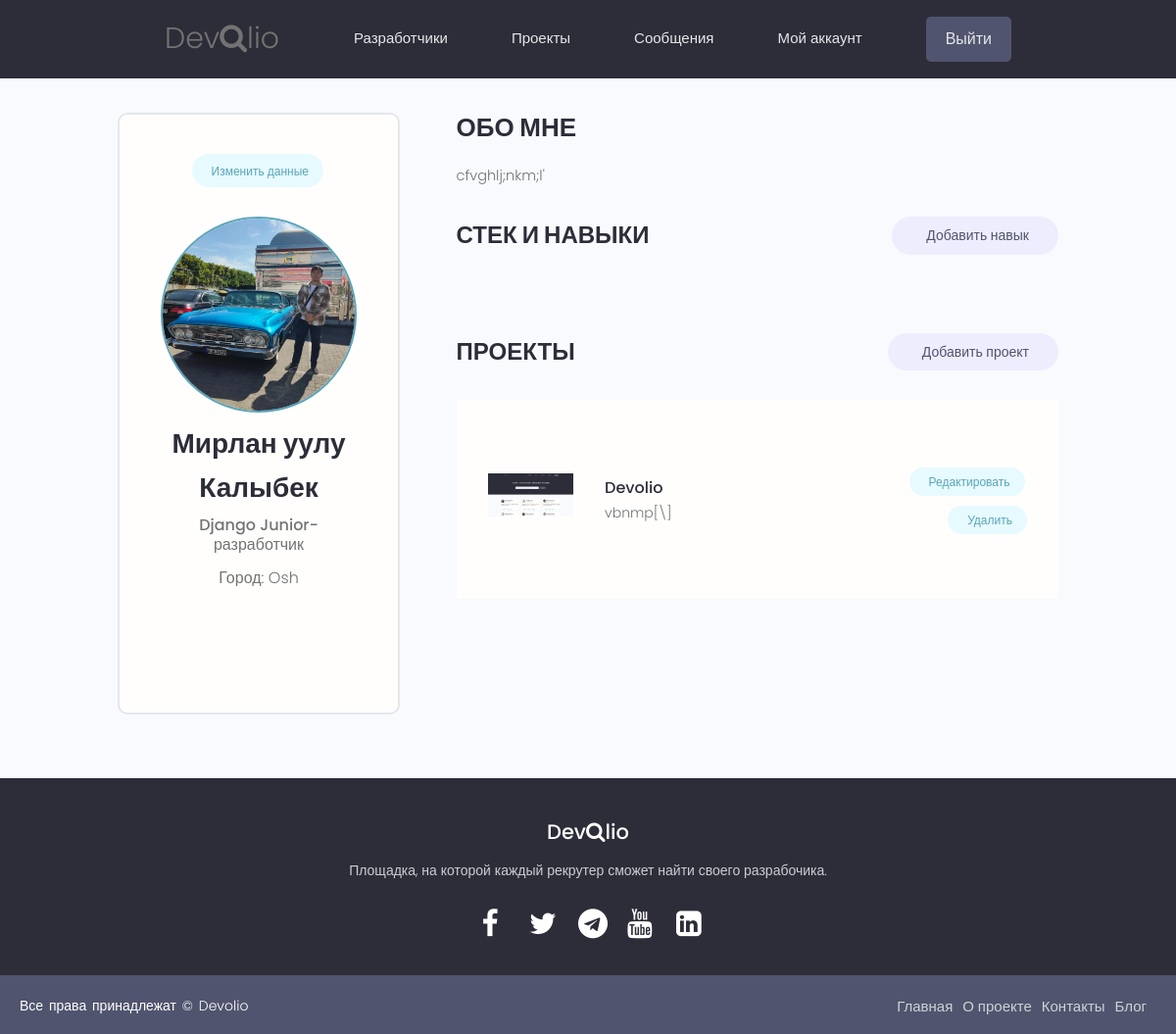
Page /account/ (signed in) on the committed database.
### users/models.py (models this page shows, shortened)
class Profile(models.Model):
    user = models.OneToOneField(
        User, on_delete=models.CASCADE, null=True, blank=True)
    name = models.CharField(max_length=50, blank=True, null=True)
    email = models.EmailField(max_length=50, blank=True, null=True)
    username = models.CharField(max_length=50, blank=True, null=True)
    city = models.CharField(max_length=50, blank=True, null=True)
    intro = models.CharField(max_length=200, blank=True, null=True)
    bio = models.TextField(blank=True, null=True)
    image = models.ImageField(
        null=True, blank=True, upload_to='profile_images', default="profile_images/default.jpg")
    skills = models.ManyToManyField(Skill, blank=True)
    github = models.CharField(max_length=100, blank=True, null=True)
    twitter = models.CharField(max_length=100, blank=True, null=True)
    linkedin = models.CharField(max_length=100, blank=True, null=True)
    youtube = models.CharField(max_length=100, blank=True, null=True)
    instagram = models.CharField(max_length=100, blank=True, null=True)
    whatsapp = models.CharField(max_length=100, blank=True, null=True)
    website = models.CharField(max_length=100, blank=True, null=True)
    created = models.DateTimeField(auto_now_add=True)
    id = models.UUIDField(default=uuid.uuid4, unique=True,
                          primary_key=True, editable=False)
    class Meta:
        ordering = ['created']

### projects/models.py (models this page shows, shortened)
class Project(models.Model):
    owner = models.ForeignKey(
        Profile, null=True, blank=True, on_delete=models.CASCADE)
    title = models.CharField(max_length=100)
    slug = models.SlugField()
    image = models.ImageField(null=True, blank=True, default="project_images/default.jpg", upload_to='project_images')
    description = models.TextField(null=True, blank=True)
    tags = models.ManyToManyField(Tag, blank=True)
    total_votes = models.IntegerField(default=0, null=True, blank=True)
    votes_ratio = models.IntegerField(default=0, null=True, blank=True)
    demo_link = models.CharField(max_length=500, null=True, blank=True)
    source_link = models.CharField(max_length=500, null=True, blank=True)
    created = models.DateTimeField(auto_now_add=True)
    id = models.UUIDField(default=uuid.uuid4, unique=True, primary_key=True, editable=False)

### users/views.py (the view)
# urls.py: path('account/', views.userAccount, name="account"),
@login_required(login_url='login')
def userAccount(request):
    profile = request.user.profile
    skills = profile.skills.all()
    projects = profile.project_set.all()
    context = {'profile': profile, 'skills': skills, 'projects': projects}
    return render(request, 'users/account.html', context)

### users/templates/users/account.html (shortened to what this page needs)
{% extends 'base.html' %}
{% block content %}
<main class="settingsPage profile my-md">
  <div class="container">
    <div class="layout">
      <div class="column column--1of3">
        <div class="card text-center">
          <div class="card__body dev">
            <a class="tag tag--pill tag--main settings__btn" href="{% url 'edit-account' %}">
              Изменить данные</a>
            <img class="avatar avatar--xl dev__avatar" src="{{ profile.image.url }}" />
            <h2 class="dev__name">{{ profile.name  }}</h2>
            <p class="dev__title">{{ profile.intro }}</p>
            <p class="dev__location">Город: {{ profile.city }}</p>
            <ul class="dev__social">
            </ul>
          </div>
        </div>
      </div>
      <div class="column column--2of3">
        <div class="devInfo">
          <h3 class="devInfo__title">Обо мне</h3>
          <p class="devInfo__about">{{ profile.bio }}</p>
        </div>
        <div class="settings">
          <h3 class="settings__title">Стек и навыки</h3>
          <a class="tag tag--pill tag--sub settings__btn tag--lg" href="{% url 'create-skill' %}"> Добавить навык</a>
        </div>
        <div class="settings">
          <h3 class="settings__title">Проекты</h3>
          <a class="tag tag--pill tag--sub settings__btn tag--lg" href="{% url 'create-project' %}"> Добавить проект</a>
        </div>
        <table class="settings__table">
          {% for project in projects %}
          <tr>
            <td class="settings__thumbnail">
              <a href="{% url 'project' project.id %}"><img src="{{ project.image.url }}" alt="скриншот проекта" /></a>
            </td>
            <td class="settings__tableInfo">
              <a href="{% url 'project' project.slug %}">{{project.title}}</a>
              <p>{{project.description|slice:"150"}}</p>
            </td>
            <td class="settings__tableActions">
              <a class="tag tag--pill tag--main settings__btn" href="{% url 'update-project' project.id %}"> Редактировать</a>
              <a class="tag tag--pill tag--main settings__btn"
                href="{% url 'delete-project'  project.id %}?next=/account">
                Удалить</a>
            </td>
          </tr>
          {% endfor %}
        </table>
      </div>
    </div>
  </div>
</main>
{% endblock %}

### static/styles/main.css (style rules this page uses)
* { margin: 0; padding: 0; box-sizing: border-box; }
:root { --color-sub: #2d2d39; }
.card { border: 2px solid var(--color-light); }
img { width: 100%; }
.profile .card > .dev { padding: 4rem; }
.dev__avatar { display: block; margin: auto; }
.dev__name { color: var(--color-sub); font-size: 2.8rem; font-weight: 700; margin-top: 1rem; margin-bottom: 0.5rem; }
.dev__title { font-size: 1.6rem; font-weight: 500; line-height: 1.3; }
.dev__location { margin-top: 1rem; }
.dev__social { margin: 3rem 0; list-style: none; display: flex; justify-content: center; gap: 1.5rem; }
.devInfo { margin-bottom: 3rem; }
.devInfo__title, .devInfo__subtitle { font-size: 2.6rem; color: var(--color-sub); text-transform: uppercase; font-weight: 700; margin-bottom: 1.5rem; }
.devInfo__about, .devSkill__info { font-size: 1.45rem; line-height: 1.7; text-align: justify; }
.settingsPage .dev > .settings__btn { display: inline-block; margin-bottom: 3rem; }
.settings { display: flex; justify-content: space-between; align-items: center; }
.settings__title { font-size: 2.4rem; text-transform: uppercase; font-weight: 700; color: var(--color-sub); }
.settings__table { margin-top: 3rem; margin-bottom: 5rem; padding: 0 3rem; background: var(--color-white); }
.settings__table tr { width: 100%; }
.settings__table tr > td { padding: 2rem 0; }
.settings__thumbnail { width: 23%; min-width: 10rem; }
.settings__thumbnail img { padding-right: 3rem; height: 15rem; object-fit: contain; }
.settings__tableInfo { width: 100%; }
.settings__tableInfo h4, .settings__tableInfo a { padding-right: 1rem; width: auto; font-size: 1.6rem; font-weight: 500; color: var(--color-sub); }
.settings__tableInfo p { font-size: 1.4rem; }
.settings__tableActions { text-align: right; }

### static/uikit/styles/modules/_variables.css (style rules this page uses)
:root { --color-main: #5aa5b9; --color-main-light: #e6faff; --color-sub: #3f4156; --color-sub-light: #51546e; --color-sub-lighter: #ededfd; --color-text: #737373; --color-gray: #8b8b8b; --color-light: #e5e7eb; --color-light-gray: #767676; --color-bg: #f8fafd; --color-white: #fffefd; --color-white-light: #f3f3f3; --color-success: #359e64; --color-success-bg: #def8e8; --color-error: #fc4b0b; --color-error-bg: #fff2ee; --font-base: 'Poppins', arial, helvetica, 'Segoe UI', roboto, ubuntu, sans-serif; --font-monospace: 'Fira Code', 'Courier New', courier, monospace; --font-regular: 300; --font-medium: 500; --font-bold: 700; --generic-shadow: 1px 1px 5px #00000010; --generic-transition: all 0.3s ease-in-out; }

### static/uikit/styles/modules/_base.css (style rules this page uses)
* { margin: 0; padding: 0; box-sizing: border-box; text-rendering: optimizeLegibility; color: inherit; font-size: inherit; }
html { font-size: 50%; }
@media only screen and (min-width: 480px) { html { font-size: 56.25%; } }
@media only screen and (min-width: 1200px) { html { font-size: 62.5%; } }
body { line-height: 1.6; font-weight: 400; font-size: 1.5rem; color: var(--color-text); background-color: var(--color-bg); min-height: 100vh; }

### static/uikit/styles/modules/_typography.css (style rules this page uses)
* { font-family: var(--font-base); }
h2 { font-size: 3.6rem; font-weight: var(--font-bold); }
h3 { font-size: 3.2rem; font-weight: var(--font-medium); }
p, span, strong { font-size: 1.6rem; color: var(--color-text); font-weight: var(--font-regular); }
a { padding-bottom: 2px; text-decoration: none; display: inline-block; color: var(--color-main); font-weight: var(--font-medium); }

### static/uikit/styles/modules/_utilities.css (style rules this page uses)
.container { width: 92%; max-width: 165rem; margin: 0 auto; box-sizing: border-box; }
@media screen and (min-width: 1000px) { .container { width: 90%; } }
@media screen and (min-width: 1200px) { .container { width: 80%; } }
.text-center { text-align: center; }
.my-md { margin: 3rem auto; }

### static/uikit/styles/modules/_avatar.css (style rules this page uses)
.avatar { border-radius: 50%; border: 2px solid var(--color-main); object-fit: cover; }
.avatar--xl { height: 20rem; width: 20rem; }

### static/uikit/styles/modules/_card.css (style rules this page uses)
.card { border-radius: 1rem; background-color: var(--color-white); border: 1.5px solid var(--color-light); width: auto; height: auto; margin-top: 0.5rem; margin-bottom: 0.5rem; overflow: hidden; }
.card__body, .card__header { padding: 2rem 2.5rem; }

### static/uikit/styles/modules/_layout.css (style rules this page uses)
.layout { display: flex; flex-flow: row wrap; justify-content: space-between; }
.layout > .column { margin-bottom: 3rem; }
.layout > .column.column--1of3 { flex-basis: 30%; }
.layout > .column.column--2of3 { flex-basis: 64%; }

### rows in the picture
Profile: image (picture), name "Мирлан уулу Калыбек", intro "Django Junior-разработчик", city "Osh", bio "cfvghlj;nkm;l'"
Project: image (picture), title "Devolio", description "vbnmp[\\]"
